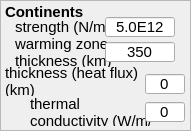
             <widget class="QFrame" name="continentsFrame">
              <property name="geometry">
               <rect>
                <x>10</x>
                <y>290</y>
                <width>191</width>
                <height>131</height>
               </rect>
              </property>
              <property name="frameShape">
               <enum>QFrame::StyledPanel</enum>
              </property>
              <property name="frameShadow">
               <enum>QFrame::Raised</enum>
              </property>
              <widget class="QWidget" name="continentsWidget" native="true">
               <property name="geometry">
                <rect>
                 <x>5</x>
                 <y>2</y>
                 <width>182</width>
                 <height>124</height>
                </rect>
               </property>
               <widget class="QLabel" name="label_27">
                <property name="geometry">
                 <rect>
                  <x>0</x>
                  <y>0</y>
                  <width>130</width>
                  <height>20</height>
                 </rect>
                </property>
                <property name="minimumSize">
                 <size>
                  <width>130</width>
                  <height>20</height>
                 </size>
                </property>
                <property name="maximumSize">
                 <size>
                  <width>130</width>
                  <height>20</height>
                 </size>
                </property>
                <property name="font">
                 <font>
                  <family>Lucida Grande</family>
                  <pointsize>11</pointsize>
                  <weight>75</weight>
                  <bold>true</bold>
                 </font>
                </property>
                <property name="text">
                 <string>Continents</string>
                </property>
               </widget>
               <widget class="QLabel" name="label_28">
                <property name="geometry">
                 <rect>
                  <x>10</x>
                  <y>15</y>
                  <width>100</width>
                  <height>20</height>
                 </rect>
                </property>
                <property name="minimumSize">
                 <size>
                  <width>100</width>
                  <height>20</height>
                 </size>
                </property>
                <property name="maximumSize">
                 <size>
                  <width>100</width>
                  <height>20</height>
                 </size>
                </property>
                <property name="font">
                 <font>
                  <family>Lucida Grande</family>
                  <pointsize>11</pointsize>
                  <weight>50</weight>
                  <bold>false</bold>
                 </font>
                </property>
                <property name="text">
                 <string>strength (N/m)</string>
                </property>
               </widget>
               <widget class="QLineEdit" name="F_lim">
                <property name="geometry">
                 <rect>
                  <x>100</x>
                  <y>15</y>
                  <width>70</width>
                  <height>20</height>
                 </rect>
                </property>
                <property name="minimumSize">
                 <size>
                  <width>70</width>
                  <height>20</height>
                 </size>
                </property>
                <property name="maximumSize">
                 <size>
                  <width>70</width>
                  <height>20</height>
                 </size>
                </property>
                <property name="font">
                 <font>
                  <family>Lucida Grande</family>
                  <pointsize>11</pointsize>
                 </font>
                </property>
                <property name="text">
                 <string>5.0E12</string>
                </property>
                <property name="alignment">
                 <set>Qt::AlignCenter</set>
                </property>
               </widget>
               <widget class="QLabel" name="label_29">
                <property name="geometry">
                 <rect>
                  <x>10</x>
                  <y>35</y>
                  <width>110</width>
                  <height>30</height>
                 </rect>
                </property>
                <property name="minimumSize">
                 <size>
                  <width>110</width>
                  <height>30</height>
                 </size>
                </property>
                <property name="maximumSize">
                 <size>
                  <width>110</width>
                  <height>30</height>
                 </size>
                </property>
                <property name="font">
                 <font>
                  <family>Lucida Grande</family>
                  <pointsize>11</pointsize>
                  <weight>50</weight>
                  <bold>false</bold>
                 </font>
                </property>
                <property name="text">
                 <string>warming zone thickness (km)</string>
                </property>
                <property name="wordWrap">
                 <bool>true</bool>
                </property>
               </widget>
               <widget class="QLineEdit" name="subcont_warming_thickness">
                <property name="geometry">
                 <rect>
                  <x>100</x>
                  <y>40</y>
                  <width>70</width>
                  <height>20</height>
                 </rect>
                </property>
                <property name="minimumSize">
                 <size>
                  <width>70</width>
                  <height>20</height>
                 </size>
                </property>
                <property name="maximumSize">
                 <size>
                  <width>50</width>
                  <height>20</height>
                 </size>
                </property>
                <property name="font">
                 <font>
                  <family>Lucida Grande</family>
                  <pointsize>11</pointsize>
                 </font>
                </property>
                <property name="text">
                 <string>350</string>
                </property>
                <property name="alignment">
                 <set>Qt::AlignCenter</set>
                </property>
               </widget>
               <widget class="QLabel" name="label_30">
                <property name="geometry">
                 <rect>
                  <x>0</x>
                  <y>64</y>
                  <width>141</width>
                  <height>30</height>
                 </rect>
                </property>
                <property name="minimumSize">
                 <size>
                  <width>110</width>
                  <height>30</height>
                 </size>
                </property>
                <property name="maximumSize">
                 <size>
                  <width>150</width>
                  <height>30</height>
                 </size>
                </property>
                <property name="font">
                 <font>
                  <family>Lucida Grande</family>
                  <pointsize>11</pointsize>
                  <weight>50</weight>
                  <bold>false</bold>
                 </font>
                </property>
                <property name="text">
                 <string>thickness (heat flux) (km)</string>
                </property>
                <property name="wordWrap">
                 <bool>true</bool>
                </property>
               </widget>
               <widget class="QLineEdit" name="thick_continent">
                <property name="geometry">
                 <rect>
                  <x>140</x>
                  <y>72</y>
                  <width>40</width>
                  <height>20</height>
                 </rect>
                </property>
                <property name="minimumSize">
                 <size>
                  <width>10</width>
                  <height>20</height>
                 </size>
                </property>
                <property name="maximumSize">
                 <size>
                  <width>50</width>
                  <height>20</height>
                 </size>
                </property>
                <property name="font">
                 <font>
                  <family>Lucida Grande</family>
                  <pointsize>11</pointsize>
                 </font>
                </property>
                <property name="text">
                 <string>0</string>
                </property>
                <property name="alignment">
                 <set>Qt::AlignCenter</set>
                </property>
               </widget>
               <widget class="QLabel" name="label_35">
                <property name="geometry">
                 <rect>
                  <x>25</x>
                  <y>93</y>
                  <width>130</width>
                  <height>35</height>
                 </rect>
                </property>
                <property name="font">
                 <font>
                  <family>Lucida Grande</family>
                  <pointsize>11</pointsize>
                  <weight>50</weight>
                  <bold>false</bold>
                 </font>
                </property>
                <property name="text">
                 <string>thermal conductivity (W/m/K)</string>
                </property>
                <property name="wordWrap">
                 <bool>true</bool>
                </property>
               </widget>
               <widget class="QLineEdit" name="k_continent">
                <property name="geometry">
                 <rect>
                  <x>140</x>
                  <y>100</y>
                  <width>40</width>
                  <height>20</height>
                 </rect>
                </property>
                <property name="minimumSize">
                 <size>
                  <width>20</width>
                  <height>20</height>
                 </size>
                </property>
                <property name="maximumSize">
                 <size>
                  <width>50</width>
                  <height>20</height>
                 </size>
                </property>
                <property name="font">
                 <font>
                  <family>Lucida Grande</family>
                  <pointsize>11</pointsize>
                 </font>
                </property>
                <property name="text">
                 <string>0</string>
                </property>
                <property name="alignment">
                 <set>Qt::AlignCenter</set>
                </property>
               </widget>
              </widget>
             </widget>
